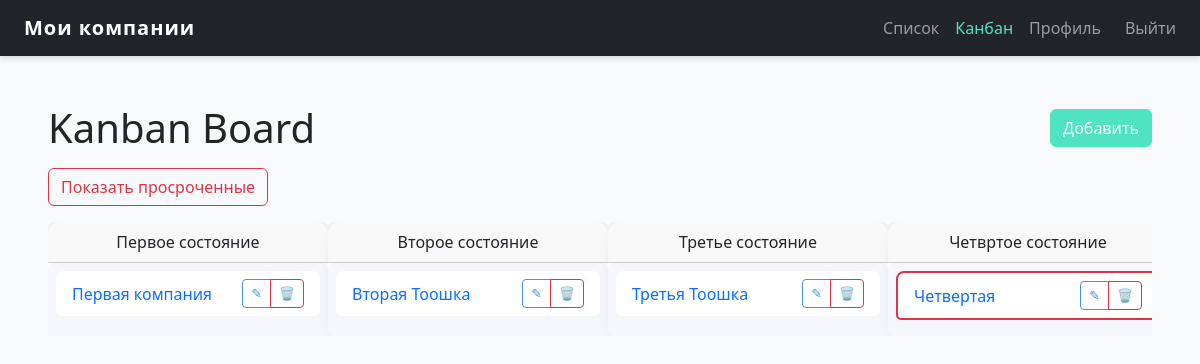
Screenshot of /board/ (signed in) with the database file from the repository.
### main/models.py (models this page shows, shortened)
class Status(models.Model):
    name = models.CharField("Название статуса", max_length=50)
    order = models.PositiveIntegerField(
        "Порядок отображения",
        default=0,
        help_text="Чем меньше — тем левее на доске"
    )
    duration_days = models.PositiveIntegerField(
        "Рекомендуемое время (дней)",
        default=0,
        help_text="Рекомендованное количество дней в этом статусе"
    )
    class Meta:
        ordering = ["order"]
        verbose_name = "Статус"
        verbose_name_plural = "Статусы"

class Company(models.Model):
    name = models.CharField("Название компании", max_length=200)
    status = models.ForeignKey(
        Status,
        on_delete=models.SET_NULL,
        null=True, blank=True,
        related_name="+",
        verbose_name="Текущий статус"
    )
    position = models.IntegerField(
        "Позиция в колонке",
        default=0,
        help_text="Порядок внутри одного статуса на доске"
    )
    region = models.CharField(
        "Регион",
        max_length=3,
        choices=REGION_CHOICES,
        default="KST",
        help_text="Географический регион компании"
    )
    class Meta:
        ordering = ["position"]
        verbose_name = "Компания"
        verbose_name_plural = "Компании"

### main/views.py (the view)
# urls.py: path('board/', views.board, name='board'),
@login_required
def board(request):
    if request.user.is_staff:
        qs = Company.objects.all().order_by('position')
    else:
        qs = Company.objects.filter(region=request.user.profile.region) \
                            .order_by('position')
    companies = list(qs)
    statuses  = Status.objects.order_by('order')
    now = timezone.now()
    for c in companies:
        last = c.history.first()
        c.is_overdue = bool(
            last and c.status and c.status.duration_days and
            (now - last.changed_at).days > c.status.duration_days
        )
    if request.GET.get('overdue') == '1':
        companies = [c for c in companies if c.is_overdue]
    groups = {st.id: [] for st in statuses}
    groups[None] = []
    for c in companies:
        groups.setdefault(c.status_id, []).append(c)
    board_data = [(st, groups.get(st.id, [])) for st in statuses]
    if groups[None]:
        board_data.append((None, groups[None]))
    return render(request, 'main/board.html', {
        'title':      'Kanban Board',
        'board_data': board_data,
    })

### main/templates/main/board.html (shortened to what this page needs)
{% extends 'main/base.html' %}
{% block content %}
<div class="container-fluid py-4">
  <div class="d-flex justify-content-between align-items-center mb-3">
    <h1 class="m-0">{{ title }}</h1>
    <a href="{% url 'main:add_company' %}" class="btn btn-success">
       Добавить
    </a>
  </div>
  <div class="mb-3">
    {% if request.GET.overdue == '1' %}
      <a href="{% url 'main:board' %}" class="btn btn-outline-primary">Показать все</a>
    {% else %}
      <a href="{% url 'main:board' %}?overdue=1" class="btn btn-outline-danger">Показать просроченные</a>
    {% endif %}
  </div>
  <div class="overflow-auto">
    <div class="d-flex flex-nowrap gx-3">
      {% for status, comps in board_data %}
        <div class="flex-shrink-0" style="width: 280px;">
          <div class="card h-100 d-flex flex-column">
            <div class="card-header text-center">
              {% if status %}{{ status.name }}{% else %}Без статуса{% endif %}
            </div>
            <ul class="list-group list-group-flush flex-grow-1 overflow-auto status-list"
                id="status-{{ status.id|default:'none' }}">
              {% for company in comps %}
                <li class="
                      list-group-item
                      d-flex justify-content-between align-items-center draggable-item
                      {% if company.is_overdue %}border-danger{% endif %}
                    "
                    data-id="{{ company.id }}">
                  <a href="{% url 'main:company_detail' company.id %}"
                     class="flex-grow-1 text-decoration-none">
                    {{ company.name }}
                  </a>
                  <span class="btn-group btn-group-sm" role="group">
                    <a href="{% url 'main:edit_company' company.id %}"
                       class="btn btn-outline-primary" title="Редактировать">✎</a>
                    <a href="{% url 'main:delete_company' company.id %}"
                       class="btn btn-outline-danger" title="Удалить">🗑</a>
                  </span>
                </li>
              {% empty %}
                <li class="list-group-item text-muted">Нет компаний</li>
              {% endfor %}
            </ul>
          </div>
        </div>
      {% endfor %}
    </div>
  </div>
</div>
{% endblock %}

### main/static/main/css/custom.css (style rules this page uses)
:root { --primary: #4a90e2; --secondary:#f5f7fa; --accent: #50e3c2; --text-dark:#333; }
.card { border: none; border-radius: .75rem; box-shadow: 0 4px 12px rgba(0,0,0,0.05); transition: transform .2s, box-shadow .2s; }
.btn-success { background-color: var(--accent); border-color: var(--accent); transition: background-color .2s; }
.status-list { background-color: var(--secondary); border-radius: .5rem; padding: .5rem; }
.list-group-item { border: none; border-radius: .5rem; margin-bottom: .5rem; transition: background-color .2s; }
.btn-outline-primary { color: var(--primary); border-color: var(--primary); }
.container-fluid { padding-left: 1.5rem; padding-right: 1.5rem; }

### main/templates/main/board.html (style rules this page uses)
.draggable-item { cursor: grab; }
.btn-group-sm .btn { padding: .25rem .5rem; font-size: .8rem; }
.border-danger { border: 2px solid #dc3545 !important; }

### rows the page displays
Status: name "Первое состояние"
Company: name "Первая компания"
Status: name "Второе состояние"
Company: name "Вторая Тоошка"
Status: name "Третье состояние"
Company: name "Третья Тоошка"
Status: name "Четвртое состояние"
Company: name "Четвертая"

### other values shown
{{ title }} "Kanban Board"
